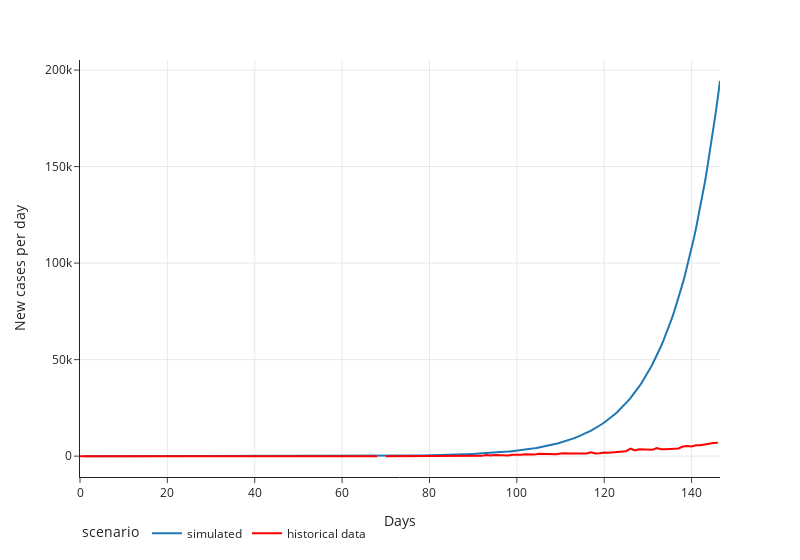

Here is the notebook cell this chart was saved with:
### Markdown cell above
## New cases per day
Comparison of historical and simulated new cases per day over the first 146 days of the pandemic

### Code cell
sim.reference_plot(sim.get_run_data(),reference,'infection_rate','new_cases', 'Days','New cases per day','','Reference plot without lockdown 1.0')

### Figure 1 — Plotly figure (JSON) as saved in the notebook; plotly's stock layout.template omitted (floating-point values rounded to 4 significant figures; data arrays with more than 128 entries replaced by an {"elided": "..."} marker saying what was removed)
{"data": [{"hovertemplate": "scenario=simulated<br>time=%{x}<br>infection_rate=%{y}<extra></extra>", "legendgroup": "simulated", "line": {"color": "#1F77B4", "dash": "solid"}, "mode": "lines", "name": "simulated", "orientation": "v", "showlegend": true, "type": "scatter", "x": {"elided": "292 float values"}, "xaxis": "x", "y": {"elided": "292 float values"}, "yaxis": "y"}, {"line": {"color": "red"}, "mode": "lines", "name": "historical data", "showlegend": true, "type": "scatter", "x": {"elided": "147 int values"}, "y": {"elided": "147 int values"}}], "layout": {"legend": {"orientation": "h", "title": {"text": "scenario"}, "tracegroupgap": 0}, "margin": {"t": 60}, "width": 800, "xaxis": {"anchor": "y", "domain": [0, 1], "title": {"text": "Days"}}, "yaxis": {"anchor": "x", "domain": [0, 1], "title": {"text": "New cases per day"}}}}
